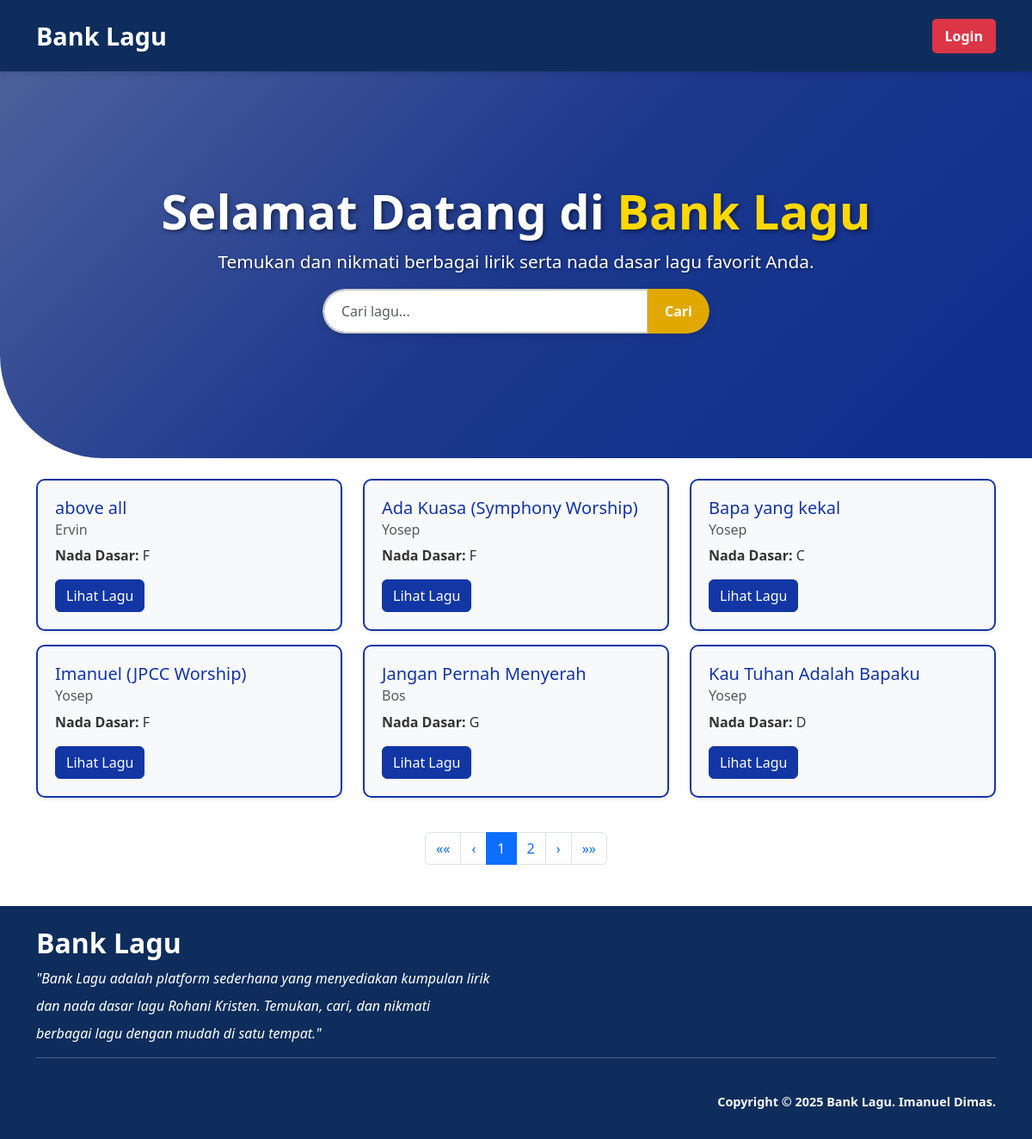
The page / on the database its author committed.
### tables this page shows
CREATE TABLE `lagu` (
  `id` int NOT NULL,
  `judul` varchar(100) NOT NULL,
  `penyanyi` varchar(100) NOT NULL,
  `lirik` text NOT NULL,
  `nada_dasar` varchar(20) NOT NULL,
  `created_at` timestamp NULL DEFAULT CURRENT_TIMESTAMP
);

### index.php (the view, shortened to what this page needs)
<!DOCTYPE html>
<html lang="en">
<head>
    <link href="https://cdn.jsdelivr.net/npm/bootstrap@5.3.0/dist/css/bootstrap.min.css" rel="stylesheet">
    <link rel="stylesheet" href="https://cdnjs.cloudflare.com/ajax/libs/font-awesome/6.4.0/css/all.min.css">
    <link rel="stylesheet" href="style.css">
</head>
<body>
<nav class="navbar navbar-expand-lg navbar-dark">
    <div class="container">
        <a class="navbar-brand" href="index.php">Bank Lagu</a>
        <div class="collapse navbar-collapse" id="navbarNav">
            <a href="./admin/admin_login.php" class="btn btn-danger">Login</a>
        </div>
    </div>
</nav>
<div class="hero text-center bg-light py-5">
    <div class="container">
    <h1>Selamat Datang di <span>Bank Lagu</span></h1>
        <p>Temukan dan nikmati berbagai lirik serta nada dasar lagu favorit Anda.</p>
        <form method="GET" action="index.php" class="mb-3">
            <div class="input-group mx-auto">
                <input type="text" class="form-control" name="cari" placeholder="Cari lagu...">
                <button type="submit" class="btn btn-primary">Cari</button>
            </div>
        </form>
    </div>
</div>
<div class="container mt-4">
    <div class="row">
        <?php
        include './admin/koneksi.php';
        $perPage = 6;
        $page = isset($_GET['page']) ? (int)$_GET['page'] : 1;
        $offset = ($page - 1) * $perPage;
        $cari = isset($_GET['cari']) ? $_GET['cari'] : '';
        $query = "SELECT * FROM lagu WHERE judul LIKE '%$cari%' ORDER BY judul ASC LIMIT $offset, $perPage";
        $result = mysqli_query($conn, $query);
        while ($row = mysqli_fetch_assoc($result)) {
            echo "<div class='col-md-4 mb-3'>
                    <div class='card shadow-sm custom-card'>
                        <div class='card-body'>
                            <h5 class='card-title'>{$row['judul']}</h5>
                            <h6 class='card-subtitle mb-2 text-muted'>{$row['penyanyi']}</h6>
                            <p class='card-text'><strong>Nada Dasar:</strong> {$row['nada_dasar']}</p>
                            <a href='lagu.php?id={$row['id']}' class='btn btn-primary'>Lihat Lagu</a>
                        </div>
                    </div>
                  </div>";
        }
        $countQuery = "SELECT COUNT(*) as total FROM lagu WHERE judul LIKE '%$cari%'";
        $countResult = mysqli_query($conn, $countQuery);
        $totalSongs = mysqli_fetch_assoc($countResult)['total'];
        $totalPages = ceil($totalSongs / $perPage);
        ?>
    </div>
    <nav aria-label="Page navigation">
    <ul class="pagination justify-content-center mt-4">
        <li class="page-item">
            <a class="page-link" href="?page=1&cari=<?php echo urlencode($cari); ?>" aria-label="First">
                <span aria-hidden="true">&laquo;&laquo;</span>
            </a>
        </li>
        <li class="page-item">
            <a class="page-link" href="?page=<?php echo max($page - 1, 1); ?>&cari=<?php echo urlencode($cari); ?>" aria-label="Previous">
                <span aria-hidden="true">&lsaquo;</span>
            </a>
        </li>
        <?php for ($i = 1; $i <= $totalPages; $i++) { ?>
            <li class="page-item <?php echo ($i == $page) ? 'active' : ''; ?>">
                <a class="page-link" href="?page=<?php echo $i; ?>&cari=<?php echo urlencode($cari); ?>"><?php echo $i; ?></a>
            </li>
        <?php } ?>
        <li class="page-item">
            <a class="page-link" href="?page=<?php echo min($page + 1, $totalPages); ?>&cari=<?php echo urlencode($cari); ?>" aria-label="Next">
                <span aria-hidden="true">&rsaquo;</span>
            </a>
        </li>
        <li class="page-item">
            <a class="page-link" href="?page=<?php echo $totalPages; ?>&cari=<?php echo urlencode($cari); ?>" aria-label="Last">
                <span aria-hidden="true">&raquo;&raquo;</span>
            </a>
        </li>
    </ul>
    </nav>
</div>
<footer class=" text-white py-4 mt-5">
    <div class="container">
        <h3>Bank Lagu</h3>
        <p>"Bank Lagu adalah platform sederhana yang menyediakan kumpulan lirik</p>
        <p> dan nada dasar lagu Rohani Kristen. Temukan, cari, dan nikmati </p>
        <p>berbagai lagu dengan mudah di satu tempat."</p>
        <hr>
        <div class="d-flex justify-content-end pt-4 flex-column flex-md-row">
        <p class="copyright">Copyright &copy; <span id="year"></span> Bank Lagu. Imanuel Dimas.</p>
        </div>
    </div>
</footer>
</body>
</html>

### style.css (style rules this page uses)
.navbar { background-color: #0e2d5c !important; padding: 15px 0; box-shadow: 0px 4px 6px rgba(0, 0, 0, 0.1); position: -webkit-sticky; position: sticky; top: 0; z-index: 1000; }
.navbar-brand { font-size: 1.8rem; font-weight: bold; color: #fff !important; }
.btn-danger { background-color: #dc3545; border: none; padding: 8px 15px; font-weight: bold; border-radius: 5px; transition: 0.3s; }
.hero { background: linear-gradient(135deg, #4c609c, #1c388d, #0e2d8d); height: 450px; display: flex; align-items: center; justify-content: center; text-align: center; color: white; padding: 20px; border-bottom-left-radius: 120px; }
.hero h1 { font-size: 3.5rem; font-weight: bold; text-shadow: 2px 2px 5px rgba(0, 0, 0, 0.5); }
.hero h1 span { color: #ffd700 !important; }
.hero p { font-size: 1.3rem; margin-top: 10px; text-shadow: 1px 1px 3px rgba(0, 0, 0, 0.5); }
.input-group { border-radius: 50px; overflow: hidden; box-shadow: 0 4px 8px rgba(0, 0, 0, 0.1); max-width: 450px; margin: 0 auto; }
.input-group .form-control { border-radius: 50px 0 0 50px; padding: 12px 20px; font-size: 1rem; border: 2px solid #ccc; transition: all 0.3s ease; }
.input-group .btn-primary { background-color: #e0a800; border: none; color: #fff; font-weight: bold; padding: 12px 20px; border-radius: 0 50px 50px 0; transition: 0.3s; }
.custom-card { border: 2px solid #1236a4; border-radius: 10px; background-color: #f8f9fa; transition: transform 0.3s ease-in-out; }
.custom-card .card-body { padding: 20px; }
.custom-card .card-title { font-size: 1.25rem; color: #1236a4; }
.custom-card .card-subtitle { font-size: 1rem; color: #6c757d; }
.custom-card .card-text { font-size: 1rem; color: #333; }
.custom-card .btn-primary { background-color: #1236a4; border-color: #1236a4; }
footer { background-color: #0e2d5c; color: white; padding: 20px 0; position: relative; bottom: 0; width: 100%; }
footer h3 { font-size: 2rem; margin-bottom: 10px; font-weight: bold; }
footer p { font-size: 1rem; font-style: italic; margin-bottom: 8px; }
footer .copyright { color: #f9f9f9; font-size: 0.9rem; font-style: normal; font-weight: bolder; }

### rows shown on the page
lagu: judul "above all", penyanyi "Ervin", nada_dasar "F"
lagu: judul "Ada Kuasa (Symphony Worship)", penyanyi "Yosep", nada_dasar "F"
lagu: judul "Bapa yang kekal", penyanyi "Yosep", nada_dasar "C"
lagu: judul "Imanuel (JPCC Worship)", penyanyi "Yosep", nada_dasar "F"
lagu: judul "Jangan Pernah Menyerah", penyanyi "Bos", nada_dasar "G"
lagu: judul "Kau Tuhan Adalah Bapaku", penyanyi "Yosep", nada_dasar "D"
